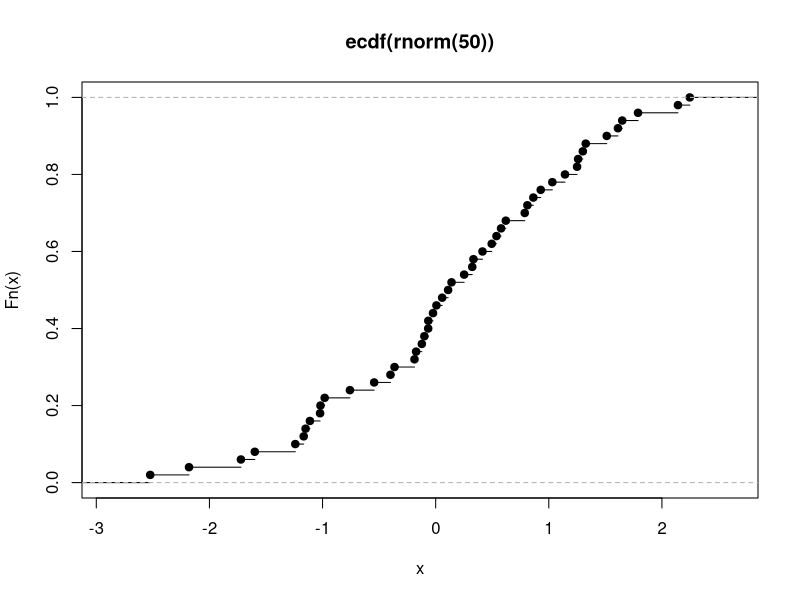

The R script that drew this image: (Note: this script raises an error after producing the figure.)
# Environments and Functions
# --------------------------


# Chapter Goals
# ~~~~~~~~~~~~~


# Environments
# ~~~~~~~~~~~~


an_environment <- new.env()


an_environment[["pythag"]] <- c(12, 15, 20, 21) #See http://oeis.org/A156683
an_environment$root <- polyroot(c(6, -5, 1))  


assign(
  "moonday", 
  weekdays(as.Date("1969/07/20")), 
  an_environment
)


an_environment[["pythag"]]
an_environment$root
get("moonday", an_environment)


ls(envir = an_environment)  
ls.str(envir = an_environment)


exists("pythag", an_environment) 


#Convert to list
(a_list <- as.list(an_environment))
#... and back again.  Both lines of code do the same thing
as.environment(a_list)    
list2env(a_list)


nested_environment <- new.env(parent = an_environment)
exists("pythag", nested_environment)                        
exists("pythag", nested_environment, inherits = FALSE)


non_stormers <<- c(3, 7, 8, 13, 17, 18, 21) #See http://oeis.org/A002312
get("non_stormers", envir = globalenv())
head(ls(envir = baseenv()), 20)


# Functions
# ~~~~~~~~~


# Creating and Calling Functions
# ^^^^^^^^^^^^^^^^^^^^^^^^^^^^^^


rt


hypotenuse <- function(x, y)
{
  sqrt(x ^ 2 + y ^ 2)
}


hypotenuse <- function(x, y) sqrt(x ^ 2 + y ^ 2)   #same as before


hypotenuse(3, 4)          
hypotenuse(y = 24, x = 7)


hypotenuse <- function(x = 5, y = 12)
{
  sqrt(x ^ 2 + y ^ 2)
}
hypotenuse() #equivalent to hypotenuse(5, 12)


formals(hypotenuse)
args(hypotenuse)
formalArgs(hypotenuse)


(body_of_hypotenuse <- body(hypotenuse))
deparse(body_of_hypotenuse)


normalize <- function(x, m = mean(x), s = sd(x))
{
  (x - m) / s
}
normalized <- normalize(c(1, 3, 6, 10, 15))
mean(normalized)        #almost 0!
sd(normalized)


normalize(c(1, 3, 6, 10, NA))


normalize <- function(x, m = mean(x, na.rm = na.rm), 
  s = sd(x, na.rm = na.rm), na.rm = FALSE)
{
  (x - m) / s
}
normalize(c(1, 3, 6, 10, NA))  
normalize(c(1, 3, 6, 10, NA), na.rm = TRUE)


normalize <- function(x, m = mean(x, ...), s = sd(x, ...), ...)
{
  (x - m) / s
}                   
normalize(c(1, 3, 6, 10, NA))  
normalize(c(1, 3, 6, 10, NA), na.rm = TRUE)


# Passing Functions To and From Other Functions
# ^^^^^^^^^^^^^^^^^^^^^^^^^^^^^^^^^^^^^^^^^^^^^


do.call(hypotenuse, list(x = 3, y = 4)) #same as hypotenuse(3, 4)


dfr1 <- data.frame(x = 1:5, y = rt(5, 1))
dfr2 <- data.frame(x = 6:10, y = rf(5, 1, 1))
dfr3 <- data.frame(x = 11:15, y = rbeta(5, 1, 1))
do.call(rbind, list(dfr1, dfr2, dfr3)) #same as rbind(dfr1, dfr2, dfr3)


menage <- c(1, 0, 0, 1, 2, 13, 80) #See http://oeis.org/A000179
mean(menage)


mean(c(1, 0, 0, 1, 2, 13, 80))


x_plus_y <- function(x, y) x + y
do.call(x_plus_y, list(1:5, 5:1))  
#is the same as 
do.call(function(x, y) x + y, list(1:5, 5:1))


(emp_cum_dist_fn <- ecdf(rnorm(50)))
is.function(emp_cum_dist_fn)
plot(emp_cum_dist_fn)


# Variable Scope
# ^^^^^^^^^^^^^^


f <- function(x)
{
  y <- 1  
  g <- function(x)
  {
    (x + y) / 2 #y is used, but is not a formal argument of g.
  }
  g(x)                                       
}
f(sqrt(5))      #It works! y is magically found in the environment of f


f <- function(x)
{
  y <- 1  
  g(x)
}      
g <- function(x)
{
  (x + y) / 2
}
f(sqrt(5))


h <- function(x)
{
  x * y
}


h(9)


y <- 16
h(9)


h2 <- function(x)
{
  if(runif(1) > 0.5) y <- 12
  x * y
}


replicate(10, h2(9))


# Summary
# ~~~~~~~


# Test Your Knowledge: Quiz
# ~~~~~~~~~~~~~~~~~~~~~~~~~


# Test Your Knowledge: Exercises
# ~~~~~~~~~~~~~~~~~~~~~~~~~~~~~~


